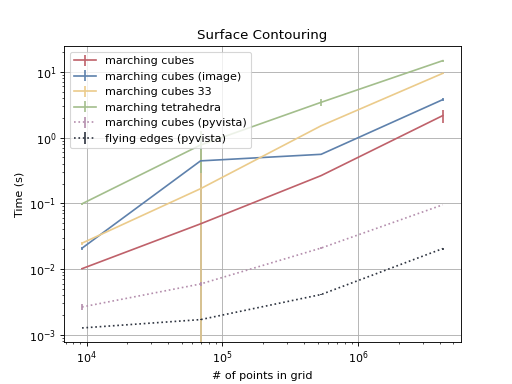

Here is the Python script that generated this plot:
import sys, os, time, subprocess
import scipy
import numpy as np
import matplotlib.pyplot as plt
import pyvista as pv

from mymesh import primitives, implicit, contour
voxel_size = np.array([0.1, 0.1/2, 0.1/4, 0.1/8])#, 0.1/16])

mc_avg = []
mc_std = []
mc_img_avg = []
mc_img_std = []
mc33_avg = []
mc33_std = []
mt_avg = []
mt_std = []
pvmc_avg = []
pvmc_std = []
pvfe_avg = []
pvfe_std = []
# pre-run for any first time pre-compiling
h = 0.25
grid = primitives.Grid([-1,1,-1,1,-1,1], h)
grid.NodeData['f'] = implicit.sphere([0,0,0],1)(*grid.NodeCoords.T)
tetgrid = primitives.Grid([-1,1,-1,1,-1,1], h, ElemType='tet')
tetgrid.NodeData['f'] = implicit.wrapfunc(implicit.gyroid)(*tetgrid.NodeCoords.T)
img = grid.NodeData['f'].reshape(np.repeat(int(np.round((grid.NNode)**(1/3))),3), order='F')
pvgrid = pv.ImageData(
    dimensions=img.shape,
    spacing=(h,h,h),
    origin=(0,0,0),
)
contour.MarchingCubes(grid.NodeCoords, grid.NodeConn, grid.NodeData['f'], method='original')
contour.MarchingCubesImage(img, method='original')
contour.MarchingCubes(grid.NodeCoords, grid.NodeConn, grid.NodeData['f'], method='33')
contour.MarchingTetrahedra(grid.NodeCoords, grid.NodeConn, grid.NodeData['f'])
pvgrid.contour([0], grid.NodeData['f'], method='marching_cubes')
pvgrid.contour([0], grid.NodeData['f'], method='flying_edges')

N = 3
npoints = []
for i,h in enumerate(voxel_size):

    grid = primitives.Grid([-1,1,-1,1,-1,1], h)
    grid.NodeData['f'] = implicit.sphere([0,0,0],1)(*grid.NodeCoords.T)
    tetgrid = primitives.Grid([-1,1,-1,1,-1,1], h, ElemType='tet')
    tetgrid.NodeData['f'] = implicit.wrapfunc(implicit.gyroid)(*tetgrid.NodeCoords.T)
    img = grid.NodeData['f'].reshape(np.repeat(int(np.round((grid.NNode)**(1/3))),3), order='F')
    pvgrid = pv.ImageData(
        dimensions=img.shape,
        spacing=(h,h,h),
        origin=(0,0,0),
    )

    npoints.append(grid.NNode)
    # Marching Cubes
    if i < 2 or mc_avg[-1] < 5:
        reps = []
        for j in range(N):
            tic = time.time()
            contour.MarchingCubes(grid.NodeCoords, grid.NodeConn, grid.NodeData['f'], method='original')
            reps.append(time.time()-tic)

        mc_avg.append(np.mean(reps))
        mc_std.append(np.std(reps))
    # Marching Cubes Image
    if i < 2 or mc_img_avg[-1] < 5:
        reps = []
        for j in range(N):
            tic = time.time()
            contour.MarchingCubesImage(img, method='original')
            reps.append(time.time()-tic)

        mc_img_avg.append(np.mean(reps))
        mc_img_std.append(np.std(reps))
    # Marching Cubes 33
    if i < 2 or mc33_avg[-1] < 5:
        reps = []
        for j in range(N):
            tic = time.time()
            contour.MarchingCubes(grid.NodeCoords, grid.NodeConn, grid.NodeData['f'], method='33')
            reps.append(time.time()-tic)

        mc33_avg.append(np.mean(reps))
        mc33_std.append(np.std(reps))
    # Marching Tetrahedra
    if i < 2 or mt_avg[-1] < 5:
        reps = []
        for j in range(N):
            tic = time.time()
            contour.MarchingTetrahedra(tetgrid.NodeCoords, tetgrid.NodeConn, tetgrid.NodeData['f'])
            reps.append(time.time()-tic)

        mt_avg.append(np.mean(reps))
        mt_std.append(np.std(reps))
    # pyvista marching cubes
    if i < 2 or pvmc_avg[-1] < 5:
        reps = []
        for j in range(N):
            tic = time.time()
            pvgrid.contour([0], grid.NodeData['f'], method='marching_cubes')
            reps.append(time.time()-tic)

        pvmc_avg.append(np.mean(reps))
        pvmc_std.append(np.std(reps))
    # pyvista flying edges
    if i < 2 or pvfe_avg[-1] < 5:
        reps = []
        for j in range(N):
            tic = time.time()
            pvgrid.contour([0], grid.NodeData['f'], method='flying_edges')
            reps.append(time.time()-tic)

        pvfe_avg.append(np.mean(reps))
        pvfe_std.append(np.std(reps))


# Plot
plt.errorbar(npoints[:len(mc_avg)], mc_avg, yerr=mc_std, color='#bf616a')
plt.errorbar(npoints[:len(mc_img_avg)], mc_img_avg, yerr=mc_img_std, color='#5e81ac')
plt.errorbar(npoints[:len(mc33_avg)], mc33_avg, yerr=mc_img_std, color='#ebcb8b')
plt.errorbar(npoints[:len(mt_avg)], mt_avg, yerr=mt_std, color='#a3be8c')
plt.errorbar(npoints[:len(pvmc_avg)], pvmc_avg, yerr=pvmc_std, color='#b48ead', linestyle='dotted')
plt.errorbar(npoints[:len(pvfe_avg)], pvfe_avg, yerr=pvfe_std, color='#2e3440', linestyle='dotted')

plt.xscale('log')
plt.yscale('log')
plt.legend(['marching cubes', 'marching cubes (image)', 'marching cubes 33', 'marching tetrahedra', 'marching cubes (pyvista)', 'flying edges (pyvista)'])
plt.xlabel('# of points in grid')
plt.ylabel('Time (s)')
plt.title('Surface Contouring')
plt.grid()
plt.show()
